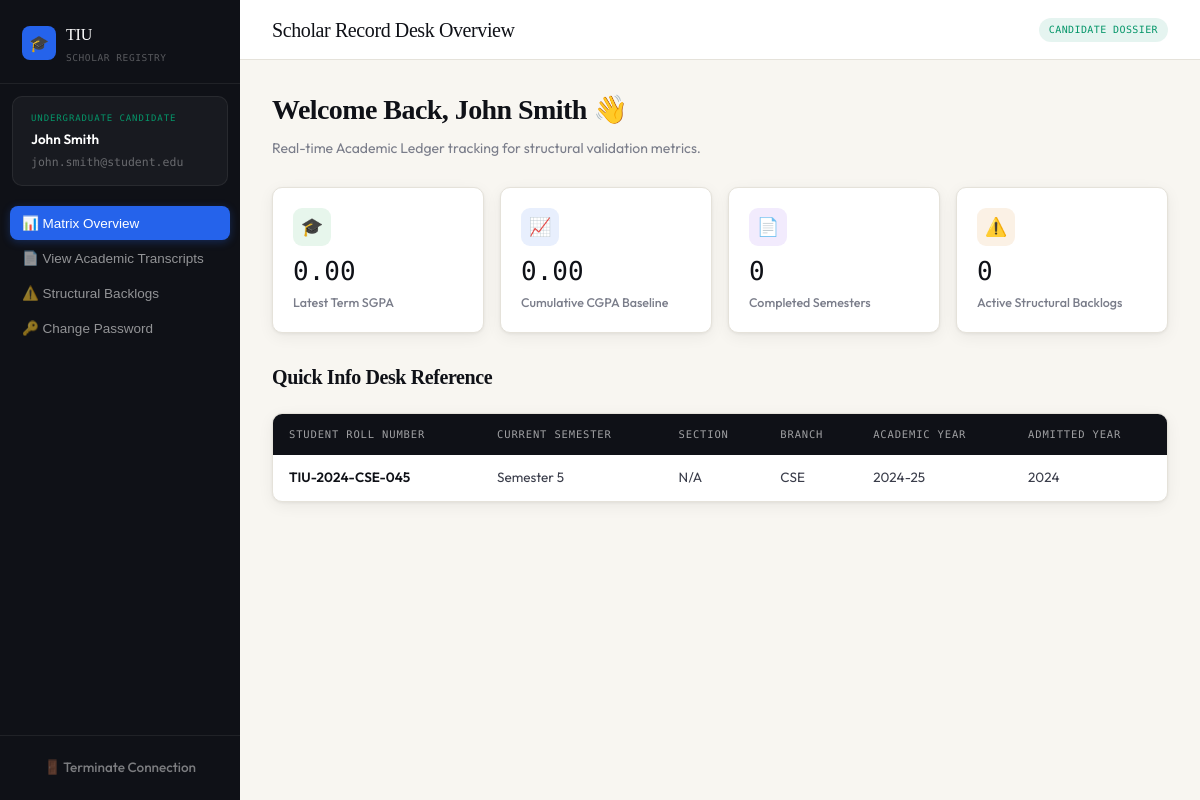
Screenshot of /student_dashboard (signed in) with the database file from the repository.
### models.py (models this page shows, shortened)
class Student(db.Model):
    __tablename__ = "student"
    student_id    = db.Column(db.Integer, primary_key=True, autoincrement=True)
    student_name  = db.Column(db.String,  nullable=False)
    student_email = db.Column(db.String,  nullable=False, unique=True)
    student_password = db.Column(db.String, nullable=False)  # bcrypt hash
    roll_no       = db.Column(db.String,  nullable=False, unique=True)
    branch        = db.Column(db.String,  nullable=False)
    current_sem   = db.Column(db.Integer, nullable=False)
    section       = db.Column(db.String(1), nullable=True)
    academic_year = db.Column(db.String,  nullable=False)    # e.g. "2024-25"
    is_active     = db.Column(db.Boolean, nullable=False, default=True)
    date_created  = db.Column(db.Date,    nullable=False, default=func.current_date())
    marks    = db.relationship('Mark',    backref='student', lazy=True)
    backlogs = db.relationship('Backlog', backref='student', lazy=True)
    results  = db.relationship('Result',  backref='student', lazy=True)

### controllers/student_controllers.py (the view, shortened to what this page needs)
@app.route("/student_dashboard", methods=["GET"])
@app.route("/student_dashboard", methods=["GET"])
def student_dashboard():
    student = get_logged_student()
    if not student:
        return redirect(url_for("login"))
    admitted_year = student.academic_year.split('-')[0] if '-' in student.academic_year else student.academic_year
    latest_result = Result.query.filter_by(student_id=student.student_id, status='PUBLISHED')\
                                .order_by(Result.semester.desc()).first()
    current_sgpa = latest_result.sgpa if latest_result else 0.0
    current_cgpa = latest_result.cgpa if latest_result else 0.0
    completed_sems = Result.query.filter_by(student_id=student.student_id, status='PUBLISHED').count()
    backlog_query = db.session.query(Backlog, Subject, Faculty).\
        join(Subject, Backlog.subject_id == Subject.subject_id).\
        join(Faculty, Backlog.faculty_id == Faculty.faculty_id).\
        filter(Backlog.student_id == student.student_id, Backlog.status == 'ACTIVE').all()
    compiled_backlogs = [{
        "semester": sub.semester,
        "subject_code": sub.subject_code,
        "subject_name": sub.subject_name,
        "faculty_name": fac.faculty_name,
        "faculty_email": fac.faculty_email,
        "academic_year": bl.academic_year
    } for bl, sub, fac in backlog_query]
    student_data = {
        "id": student.student_id, "name": student.student_name, "email": student.student_email,
        "roll_no": student.roll_no, "current_sem": student.current_sem, "section": student.section or "N/A",
        "branch": student.branch, "academic_year": student.academic_year, "admitted_year": admitted_year,
        "sgpa": current_sgpa, "cgpa": current_cgpa, "completed_sems": completed_sems,
        "backlogs_count": len(compiled_backlogs)
    }
    published_results = Result.query.filter_by(student_id=student.student_id, status='PUBLISHED').all()
    results_map = {}
    current_date_str = datetime.datetime.now().strftime("%d %b %Y")
    return render_template(
        "student.html",
        student=student_data,
        backlogs=compiled_backlogs,
        results_map=results_map,
        current_date_str=current_date_str
    )

### controllers/student_controllers.py (called while the page is built)
def get_logged_student():
    if "role" in session and session["role"] == "student" and "email" in session:
        return Student.query.filter_by(student_email=session.get("email")).first()
    return None

### templates/student.html (shortened to what this page needs)
<!DOCTYPE html>
<html lang="en">
<head>
  <link rel="stylesheet" href="/static/global.css">
</head>
<body>
  <div id="screen-app">
    <aside class="sidebar">
      <div class="sidebar-logo">
        <div class="logo-row">
          <div class="logo-icon">🎓</div>
          <div>
            <div class="logo-text">TIU</div>
            <div class="logo-sub">Scholar Registry</div>
          </div>
        </div>
      </div>
      <div class="sidebar-user">
        <div class="user-role" style="color: var(--student-c)">UNDERGRADUATE CANDIDATE</div>
        <div class="user-name">{{ student.name }}</div>
        <div class="user-email">{{ student.email }}</div>
      </div>
      <nav class="sidebar-nav">
        <button class="nav-item active" id="nav-dashboard" onclick="switchView('dashboard')">📊 Matrix Overview</button>
        <button class="nav-item" id="nav-result" onclick="switchView('result')">📄 View Academic Transcripts</button>
        <button class="nav-item" id="nav-backlogs" onclick="switchView('backlogs')">⚠️ Structural Backlogs</button>
        <button class="nav-item" id="nav-password" onclick="switchView('password')">🔑 Change Password</button>
      </nav>
      <div class="sidebar-footer">
        <a href="/logout" class="btn-logout" style="text-align: center; text-decoration: none; display: block;">🚪 Terminate Connection</a>
      </div>
    </aside>
    <main class="main-content">
      <div class="topbar">
        <div class="topbar-title" id="pageTitle">Scholar Record Desk Overview</div>
        <div class="topbar-right"><span class="topbar-badge badge-student">CANDIDATE DOSSIER</span></div>
      </div>
      <div class="page-body">
        <section id="view-dashboard" class="workspace-view active-view">
          <div class="dashboard-welcome">
            <h2>Welcome Back, {{ student.name }} 👋</h2>
            <p>Real-time Academic Ledger tracking for structural validation metrics.</p>
          </div>
          <div class="stat-grid">
            <div class="stat-card">
              <div class="stat-icon si-green">🎓</div>
              <div class="stat-value">{{ "%.2f"|format(student.sgpa) }}</div>
              <div class="stat-label">Latest Term SGPA</div>
            </div>
            <div class="stat-card">
              <div class="stat-icon si-blue">📈</div>
              <div class="stat-value">{{ "%.2f"|format(student.cgpa) }}</div>
              <div class="stat-label">Cumulative CGPA Baseline</div>
            </div>
            <div class="stat-card">
              <div class="stat-icon si-purple">📄</div>
              <div class="stat-value">{{ student.completed_sems }}</div>
              <div class="stat-label">Completed Semesters</div>
            </div>
            <div class="stat-card">
              <div class="stat-icon si-amber">⚠️</div>
              <div class="stat-value">{{ student.backlogs_count }}</div>
              <div class="stat-label">Active Structural Backlogs</div>
            </div>
          </div>
          <div class="section-header" style="margin-top: 25px;"><h3>Quick Info Desk Reference</h3></div>
          <div class="table-wrap">
            <table>
              <thead>
                <tr><th>Student Roll Number</th><th>Current Semester</th><th>Section</th><th>Branch</th><th>Academic Year</th><th>Admitted Year</th></tr>
              </thead>
              <tbody>
                <tr>
                  <td class="td-bold">{{ student.roll_no }}</td>
                  <td>Semester {{ student.current_sem }}</td>
                  <td>{{ student.section }}</td>
                  <td>{{ student.branch }}</td>
                  <td>{{ student.academic_year }}</td>
                  <td>{{ student.admitted_year }}</td>
                </tr>
              </tbody>
            </table>
          </div>
        </section>
      </div>
    </main>
  </div>
</body>
</html>

### templates/student.html (style rules this page uses)
.workspace-view { display: none; }
.workspace-view.active-view { display: block; }

### rows the page displays
Student: name "John Smith", email "john.smith@student.edu", roll_no "TIU-2024-CSE-045", branch "CSE", academic_year "2024-25"

### other values shown
{{ "%.2f"|format(student.sgpa) }} "0.00"
{{ "%.2f"|format(student.cgpa) }} "0.00"
{{ student.completed_sems }} "0"
{{ student.backlogs_count }} "0"
{{ student.current_sem }} "5"
{{ student.section }} "N/A"
{{ student.admitted_year }} "2024"
